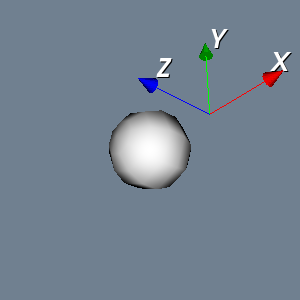

Reproduce this figure in Python.
#!/usr/bin/env python

# Render a sphere with axes actor offset by a transform.

# Factory overrides: importing these modules registers the OpenGL rendering
# and interaction style implementations for vtkRenderingCore factory classes.
import vtkmodules.vtkInteractionStyle  # noqa: F401
import vtkmodules.vtkRenderingOpenGL2  # noqa: F401
# VTK pipeline classes used in this example
from vtkmodules.vtkCommonTransforms import vtkTransform
from vtkmodules.vtkFiltersSources import vtkSphereSource
from vtkmodules.vtkRenderingAnnotation import vtkAxesActor
from vtkmodules.vtkRenderingCore import (
    vtkActor,
    vtkPolyDataMapper,
    vtkRenderWindow,
    vtkRenderWindowInteractor,
    vtkRenderer,
)

# Colors (normalized RGB)
slate_gray_background_rgb = (0.439, 0.502, 0.565)

# Source: generate sphere polygon data
sphere_source = vtkSphereSource()
sphere_source.SetCenter(0.0, 0.0, 0.0)
sphere_source.SetRadius(0.5)

# Mapper: map polygon data to graphics primitives
poly_data_mapper = vtkPolyDataMapper()
poly_data_mapper.SetInputConnection(sphere_source.GetOutputPort())

# Actor: assign the mapped geometry
sphere_actor = vtkActor()
sphere_actor.SetMapper(poly_data_mapper)

# Axes: position with a user transform offset along the x-axis
transform = vtkTransform()
transform.Translate(1.0, 0.0, 0.0)

axes_actor = vtkAxesActor()
axes_actor.SetUserTransform(transform)

# Renderer: assemble the scene and configure the camera
renderer = vtkRenderer()
renderer.AddActor(sphere_actor)
renderer.AddActor(axes_actor)
renderer.SetBackground(slate_gray_background_rgb)

# Render window: display the rendered scene
render_window = vtkRenderWindow()
render_window.AddRenderer(renderer)
render_window.SetWindowName("axes")
render_window.SetMultiSamples(0)
render_window.SetSize(300, 300)

# Interactor: handle mouse and keyboard events
render_window_interactor = vtkRenderWindowInteractor()
render_window_interactor.SetRenderWindow(render_window)

# Scene: configure the camera
renderer.GetActiveCamera().Azimuth(50)
renderer.GetActiveCamera().Elevation(-30)
renderer.ResetCamera()

# Start: launch the interactive visualization
render_window_interactor.Initialize()
render_window_interactor.Start()
